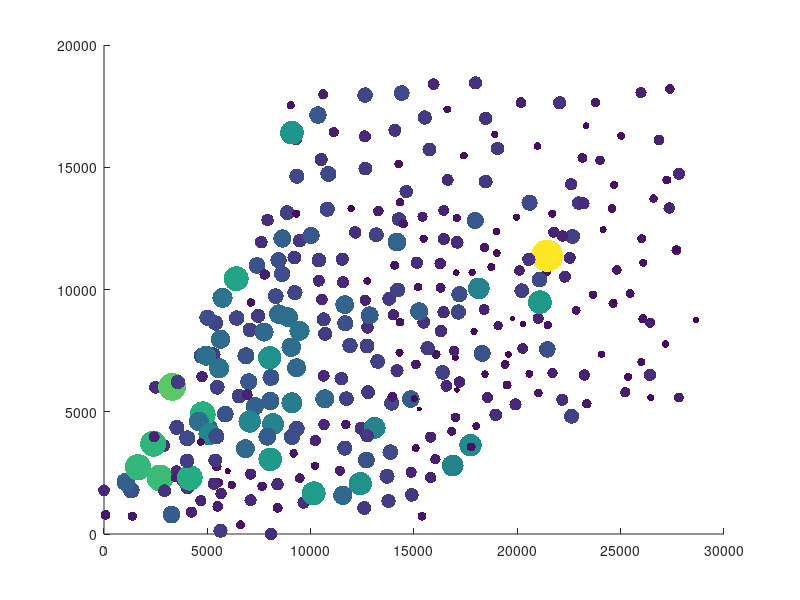

MATLAB code for this plot: (Note: this script raises an error after producing the figure.)
data = load('data.mat');
pollution = data.pollution;
station = data.station;

x = station.x;
y = station.y;
z = station.density(:, 2);
% [X, Y, Z] = griddata(x, y, z, linspace(min(x),max(x))', linspace(min(y),max(y)), 'v4');

% surf(X, Y, Z);
% contourf(X, Y, Z, 30);
% draw polution plot
figure
scatter(x, y, z / 3, z, 'filled');
% colormap(gray);

density = [station.density station.x station.y];
densityDistance = pdist(density, @stationPolutionDistance);
linkData = linkage(densityDistance, 'single');
%figure
%dendrogram(linkData, 319);
clusterData = cluster(linkData, 'maxclust', 5);

figure
% scatter(x, y, 'filled', 'cdata', clusterData);
scatter(x, y, clusterData * 10, clusterData, 'filled');
% colormap(gray);

function distance = stationPolutionDistance(s1, s2)
    % the former 8 are polutions, the latter 2 geo
    distance = pdist([s1(2); s2(2)], 'euclidean'); %* pdist([s1(9:10); s2(9:10)], 'euclidean'); 
end